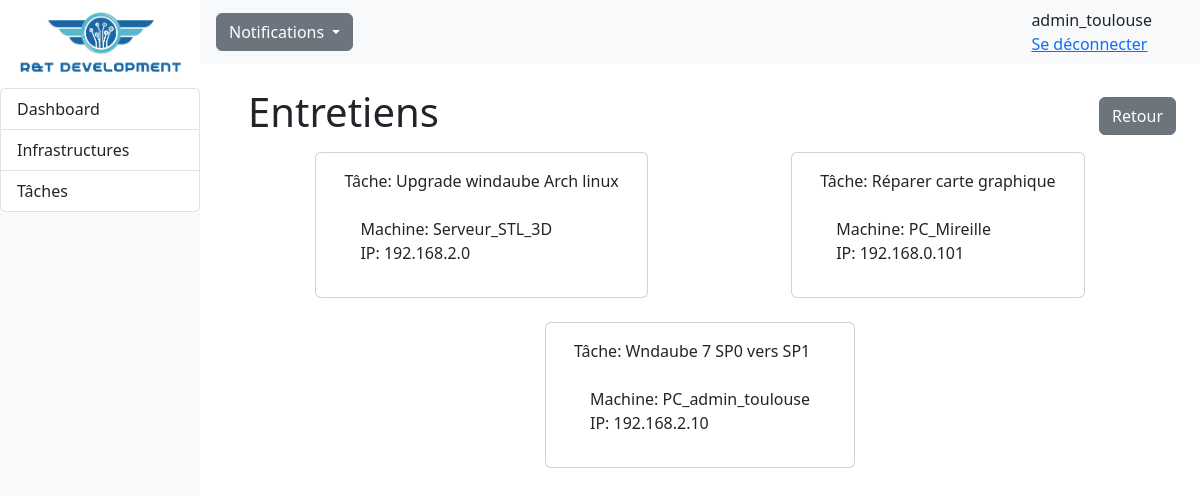
/RT_app/admin/entretiens-historique (signed in), run on an earlier commit of the app's database.
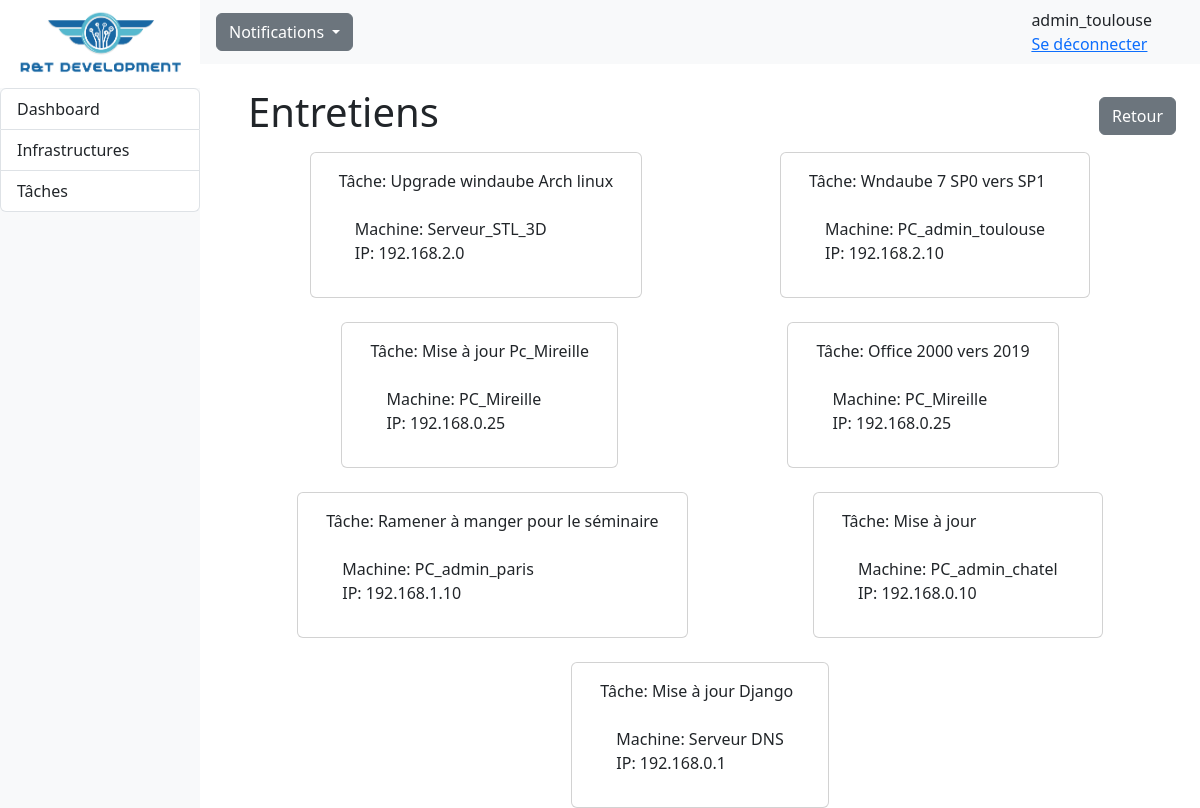
And on a later commit of the database.
### RT_app/models.py (models this page shows, shortened)
class Personnel(AbstractUser):
    id = models.AutoField(primary_key=True,editable=False)
    is_staff = models.BooleanField(default=False)
    id_infrastructure = models.ForeignKey('Infrastructure', on_delete=models.CASCADE, null=True, default=None)

class Entretien(models.Model):
    TYPE_CHOICES = [
        ('PREVENTIF', 'Préventif'),
        ('CORRECTIF', 'Correctif'),
        ('AMELIORATION', 'Amélioration'),
        ('MISE A JOUR', 'Mise à jour'),
        ('REPARATION', 'Réparation'),
        ('AUTRE', 'Autre')
    ]
    id = models.AutoField(primary_key=True,editable=False)
    nom = models.CharField(max_length=50, default="Mise à jour")
    type = models.CharField(max_length=15, choices=TYPE_CHOICES, default='PREVENTIF')
    description = models.TextField()
    date = models.DateField(default=datetime.now().strftime("%Y-%m-%d"))
    id_personnel = models.ForeignKey('Personnel', on_delete=models.CASCADE)
    id_machine  = models.ForeignKey('Machine', on_delete=models.CASCADE)
    etat = models.BooleanField(default=False)

class Machine(models.Model):
    TYPE = (
        ('PC', 'PC - OS windows'),
        ('Mac', ('Mac - OS MacOS')),
        ('Serveur', ('Serveur - OS Debian')),
        ('Autre', ('Autre type de machine')),
    )
    id = models.AutoField(primary_key=True,editable=False)
    nom = models.CharField(max_length=30, default="PC")
    ip = models.CharField(max_length=15, default="172.0.0.1", validators=[RegexValidator(r'^((25[0-5]|(2[0-4]|1\d|[1-9]|)\d)\.?\b){4}$')])
    etat = models.BooleanField(default=True)
    id_infrastructure = models.ForeignKey('Infrastructure', on_delete=models.CASCADE)
    type_machine = models.CharField(max_length=32, choices=TYPE, default='PC')

### RT_app/views.py (the view)
# urls.py: path('admin/entretiens-historique', views.taches_historique, name='taches_historique'),
@login_required
def taches_historique(request):
    context = {
        'entretiens' : entretiens,
        'entretien_a_faire': entretien_a_faire
    }
    return render(request, 'admin/taches_histo.html', context)

### RT_app/templates/admin/taches_histo.html
{% extends "dashboard.html" %}
{% block content %}
<div class="mt-4 ms-5">
    <div class="row row-cols-lg-auto pe-4 align-items-center justify-content-between">
        <h1>Entretiens</h1>
        <div>
            <a class="btn btn-secondary" href="{% url 'taches' %}" >Retour</a>
        </div>
    </div>
    {% if entretiens %}
    <div class="row gap-3 justify-content-evenly">
        {% for entretien in entretiens %}
        <div class="card mt-2 col-auto me-5">
          <div class="card-body">
            <div class="card-title">Tâche: {{entretien.nom}}</div>
            <div class="p-3 col-auto">
                <div class="card-text">Machine: {{entretien.id_machine.nom}}</div>
                <div class="card-text">IP: {{entretien.id_machine.ip}}</div>
            </div>
          </div>
        </div>
        {% endfor %}
      </div>
      {% else %}
      <div class="alert alert-danger me-5" role="alert">Il n'y a pas eu d'entretiens</div>
      {% endif %}
</div>
{% endblock %}

### RT_app/templates/admin/dashboard.html (shortened to what this page needs)
<!DOCTYPE html>
<html lang="en">
<head>
    {% load static %}
    <link rel="stylesheet" href="{% static 'css/styles.css' %}">
    <link href="https://cdn.jsdelivr.net/npm/bootstrap@5.3.0-alpha3/dist/css/bootstrap.min.css" rel="stylesheet">
</head>
<body>
    {% block menu %}
    <div class="container-fluid row g-0">
        <div class="bg-light col-2" id="sidebar">
          <nav class="navbar col d-flex align-items-center vh-100">
                <div class="fixed-top col-2">
                    <a href="{% url 'dashboard' %}"><img class="img-fluid" src="{% static 'img/rtdev.png' %}"/></a>
                    <div class="">
                        <ul class="list-group border-0">
                            <li class="list-group-item"> <a class="nav-link" href="{% url 'dashboard' %}">Dashboard</a></li>
                            <li class="list-group-item"> <a class="nav-link" href="{% url 'infra' %}">Infrastructures</a></li>
                            <li class="list-group-item"> <a class="nav-link" href="{% url 'taches' %}">Tâches</a></li>
                        </ul>
                    </div>
                </div>
            </nav>
        </div>
        <div class="col" id="main-content">
            <div>
                <nav class="navbar navbar-top bg-light row d-flex" id="main-navbar">
                    <div class="container-fluid">
                        <div class="nav-item dropdown ms-3 z-2">
                            <a class="btn btn-secondary dropdown-toggle" href="#" role="button" data-bs-toggle="dropdown" aria-expanded="false">
                              Notifications
                            </a>
                        </div>
                        <div class="nav-item">
                            <div class="nav-item d-flex me-5">
                                <span>{{user.username}}</span>
                            </div>
                            {% if user.is_authenticated%}
                                <div class="nav-item pe-3">
                                    <a href="{% url 'logout' %}">Se déconnecter</a>
                                </div>
                            {% endif %}
                        </div>
                    </div>
                  </nav>
            </div>
        {% endblock %}
        {% block content %}{% endblock %}
        </div>
    </div>
</body>
</html>

### RT_app/static/css/styles.css (style rules this page uses)
body { font-family: 'Segoe UI', Tahoma, Geneva, Verdana, sans-serif; }

What changed in the data, as far as the page shows it:
removed Entretien: nom "Réparer carte graphique", id_machine.nom "PC_Mireille", id_machine.ip "192.168.0.101"
added Entretien: nom "Mise à jour Pc_Mireille", id_machine.nom "PC_Mireille", id_machine.ip "192.168.0.25"
added Entretien: nom "Office 2000 vers 2019", id_machine.nom "PC_Mireille", id_machine.ip "192.168.0.25"
added Entretien: nom "Ramener à manger pour le séminaire", id_machine.nom "PC_admin_paris", id_machine.ip "192.168.1.10"
added Entretien: nom "Mise à jour", id_machine.nom "PC_admin_chatel", id_machine.ip "192.168.0.10"
added Entretien: nom "Mise à jour Django", id_machine.nom "Serveur DNS", id_machine.ip "192.168.0.1"
